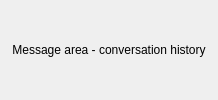
<?xml version="1.0" encoding="UTF-8"?>
<ui version="4.0">
 <class>ConversationPanel</class>
 <widget class="QWidget" name="ConversationPanel">
  <layout class="QVBoxLayout" name="mainLayout">
   <property name="leftMargin"><number>0</number></property>
   <property name="topMargin"><number>0</number></property>
   <property name="rightMargin"><number>0</number></property>
   <property name="bottomMargin"><number>0</number></property>
   <item>
    <widget class="QScrollArea" name="scrollArea">
     <property name="widgetResizable"><bool>true</bool></property>
     <property name="frameShape"><enum>QFrame::Shape::NoFrame</enum></property>
     <property name="horizontalScrollBarPolicy"><enum>Qt::ScrollBarPolicy::ScrollBarAlwaysOff</enum></property>
     <widget class="QWidget" name="scrollContent">
      <layout class="QVBoxLayout" name="messagesLayout">
       <property name="leftMargin"><number>12</number></property>
       <property name="topMargin"><number>12</number></property>
       <property name="rightMargin"><number>12</number></property>
       <property name="bottomMargin"><number>12</number></property>
       <property name="spacing"><number>8</number></property>
       <item>
        <widget class="QLabel" name="messagePlaceholder">
         <property name="text"><string>Message area - conversation history</string></property>
         <property name="alignment"><set>Qt::AlignmentFlag::AlignCenter</set></property>
        </widget>
       </item>
      </layout>
     </widget>
    </widget>
   </item>
  </layout>
 </widget>
 <layoutdefault spacing="6" margin="11"/>
 <resources/>
 <connections/>
</ui>
